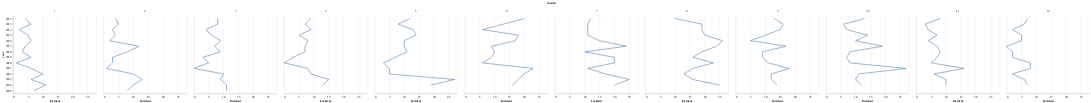

The notebook cell this image was saved under:
### Code cell
alt.Chart(data_graph).mark_line().encode(
    alt.Column('month:O'),
    alt.X('Incident:Q'),
    alt.Y('year:N')
)

### Figure 1 — Vega-Lite specification as saved in the notebook (floating-point values rounded to 4 significant figures; data arrays with more than 128 entries replaced by an {"elided": "..."} marker saying what was removed)
{"config": {"view": {"continuousWidth": 300, "continuousHeight": 300}}, "data": {"name": "data-1cd5517adba8d5f7c9b6babe784bf4a5"}, "mark": {"type": "line"}, "encoding": {"column": {"field": "month", "type": "ordinal"}, "x": {"field": "Incident", "type": "quantitative"}, "y": {"field": "year", "type": "nominal"}}, "$schema": "https://vega.github.io/schema/vega-lite/v5.20.1.json", "datasets": {"data-1cd5517adba8d5f7c9b6babe784bf4a5": {"elided": "159 records"}}}
